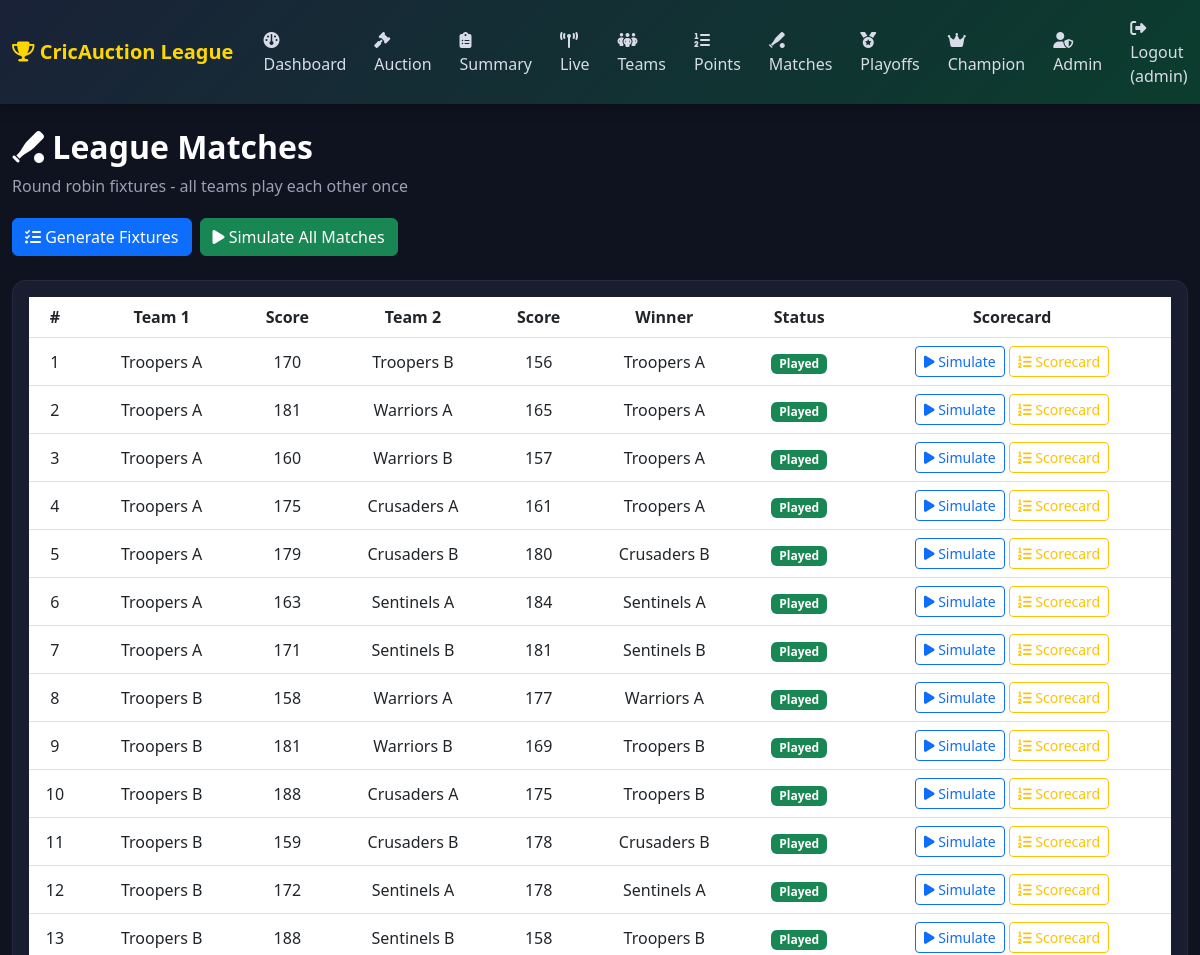
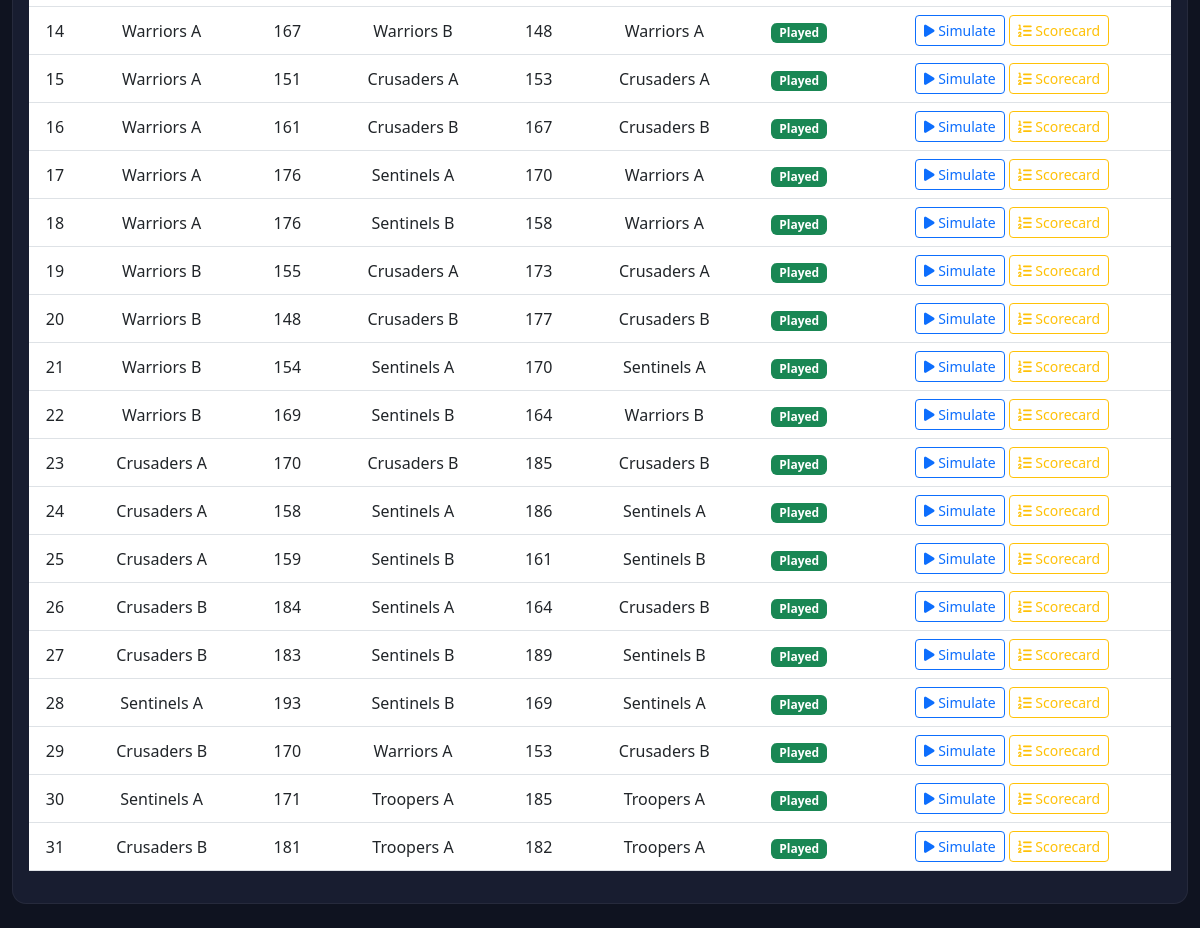
Screenshot of /matches (signed in) with the database file from the repository (2 pictures, top to bottom).
### tables this page shows
CREATE TABLE matches (
            id          INTEGER PRIMARY KEY AUTOINCREMENT,
            team1_id    INTEGER NOT NULL REFERENCES teams(id),
            team2_id    INTEGER NOT NULL REFERENCES teams(id),
            team1_score INTEGER,
            team2_score INTEGER,
            winner_id   INTEGER REFERENCES teams(id),
            stage       TEXT    DEFAULT 'league',
            played      INTEGER DEFAULT 0
        );

CREATE TABLE teams (
            id             INTEGER PRIMARY KEY AUTOINCREMENT,
            name           TEXT UNIQUE NOT NULL,
            budget         REAL    NOT NULL DEFAULT 120,
            matches_played INTEGER DEFAULT 0,
            wins           INTEGER DEFAULT 0,
            losses         INTEGER DEFAULT 0,
            points         INTEGER DEFAULT 0,
            nrr            REAL    DEFAULT 0.0
        );

### backend/routes/team_routes.py (the view)
@team_bp.route("/matches")
@login_required
def matches():
    conn = get_db_connection()
    cur = get_cursor(conn)
    cur.execute("""
        SELECT matches.*,
               t1.name as team1_name, t2.name as team2_name,
               w.name as winner_name
        FROM matches
        LEFT JOIN teams t1 ON matches.team1_id = t1.id
        LEFT JOIN teams t2 ON matches.team2_id = t2.id
        LEFT JOIN teams w ON matches.winner_id = w.id
        ORDER BY matches.id
    """)
    matches = cur.fetchall()
    cur.execute("SELECT * FROM teams ORDER BY name")
    teams = cur.fetchall()
    cur.close()
    conn.close()
    return render_template("matches.html", matches=matches, teams=teams)

### backend/models.py (called while the page is built)
def get_db_connection():
    conn = sqlite3.connect(DB_PATH)
    conn.row_factory = sqlite3.Row
    conn.execute("PRAGMA journal_mode=WAL")
    conn.execute("PRAGMA foreign_keys=ON")
    return conn

def get_cursor(conn):
    return conn.cursor()

### backend/routes/admin_routes.py (called while the page is built)
def login_required(f):
    @wraps(f)
    def wrapper(*args, **kwargs):
        if "user_id" not in session:
            return redirect(url_for("auth.login"))
        return f(*args, **kwargs)
    return wrapper

### frontend/templates/matches.html (shortened to what this page needs)
{% extends "base.html" %}
{% block content %}
<div class="page-header animate-fadein">
    <h2><i class="fa-solid fa-baseball-bat-ball"></i> League Matches</h2>
    <p>Round robin fixtures - all teams play each other once</p>
</div>
{% if session.get('user_id') %}
<div class="d-flex gap-2 mb-4 flex-wrap">
    <button class="btn btn-primary" onclick="generateLeague()"><i class="fa-solid fa-list-check"></i> Generate Fixtures</button>
    <button class="btn btn-success" onclick="simulateLeague()"><i class="fa-solid fa-play"></i> Simulate All Matches</button>
</div>
{% endif %}
<div class="card content-card animate-fadein">
    <div class="card-body table-responsive">
        <table class="table table-hover align-middle text-center">
            <thead>
                <tr>
                    <th>#</th>
                    <th>Team 1</th>
                    <th>Score</th>
                    <th>Team 2</th>
                    <th>Score</th>
                    <th>Winner</th>
                    <th>Status</th>
                    <th>Scorecard</th>
                </tr>
            </thead>
            <tbody>
                {% for m in matches %}
                <tr id="matchRow{{ m['id'] }}">
                    <td>{{ loop.index }}</td>
                    <td>{{ m['team1_name'] }}</td>
                    <td id="score1-{{ m['id'] }}">{{ m['team1_score'] if m['played'] else '-' }}</td>
                    <td>{{ m['team2_name'] }}</td>
                    <td id="score2-{{ m['id'] }}">{{ m['team2_score'] if m['played'] else '-' }}</td>
                    <td id="winner-{{ m['id'] }}">{{ m['winner_name'] or '-' }}</td>
                    <td id="status-{{ m['id'] }}">
                        {% if m['played'] %}
                            <span class="badge bg-success">Played</span>
                        {% else %}
                            <span class="badge bg-secondary">Pending</span>
                        {% endif %}
                    </td>
                    <td>
                        <div class="d-flex gap-1 flex-wrap justify-content-center">
                            <button class="btn btn-sm btn-outline-primary" onclick="simulateSingleMatch({{ m['id'] }})">
                                <i class="fa-solid fa-play"></i> Simulate
                            </button>
                            {% if m['played'] %}
                            <a href="{{ url_for('sim.match_scorecard', match_id=m['id']) }}" class="btn btn-sm btn-outline-warning">
                                <i class="fa-solid fa-list-ol"></i> Scorecard
                            </a>
                            {% endif %}
                        </div>
                    </td>
                </tr>
                {% else %}
                <tr><td colspan="8" class="text-muted">No fixtures generated yet.</td></tr>
                {% endfor %}
            </tbody>
        </table>
    </div>
</div>
{% endblock %}

### frontend/static/css/style.css (style rules this page uses)
* { box-sizing: border-box; }
body { font-family: 'Segoe UI', Tahoma, Geneva, Verdana, sans-serif; background: #0f1320; color: #eef0f5; }
.page-header { margin-bottom: 20px; }
.page-header h2 { font-weight: 700; color: #fff; }
.page-header p { color: #99a1b3; }
.animate-fadein { animation: cardFadeIn 0.5s ease both; }
.content-card { background: #181d30; border: 1px solid rgba(255,255,255,0.06); border-radius: 14px; color: #eef0f5; }
.content-card .table { color: #eef0f5; }
.content-card .table thead { color: #ffd700; }

### rows the page displays
matches: team1_name "Troopers A", played+team1_score "170", team2_name "Troopers B", played+team2_score "156", name "Troopers A", shows "Played"
matches: team1_name "Troopers A", played+team1_score "181", team2_name "Warriors A", played+team2_score "165", name "Troopers A", shows "Played"
matches: team1_name "Troopers A", played+team1_score "160", team2_name "Warriors B", played+team2_score "157", name "Troopers A", shows "Played"
matches: team1_name "Troopers A", played+team1_score "175", team2_name "Crusaders A", played+team2_score "161", name "Troopers A", shows "Played"
matches: team1_name "Troopers A", played+team1_score "179", team2_name "Crusaders B", played+team2_score "180", name "Crusaders B", shows "Played"
matches: team1_name "Troopers A", played+team1_score "163", team2_name "Sentinels A", played+team2_score "184", name "Sentinels A", shows "Played"
matches: team1_name "Troopers A", played+team1_score "171", team2_name "Sentinels B", played+team2_score "181", name "Sentinels B", shows "Played"
matches: team1_name "Troopers B", played+team1_score "158", team2_name "Warriors A", played+team2_score "177", name "Warriors A", shows "Played"
matches: team1_name "Troopers B", played+team1_score "181", team2_name "Warriors B", played+team2_score "169", name "Troopers B", shows "Played"
matches: team1_name "Troopers B", played+team1_score "188", team2_name "Crusaders A", played+team2_score "175", name "Troopers B", shows "Played"
matches: team1_name "Troopers B", played+team1_score "159", team2_name "Crusaders B", played+team2_score "178", name "Crusaders B", shows "Played"
matches: team1_name "Troopers B", played+team1_score "172", team2_name "Sentinels A", played+team2_score "178", name "Sentinels A", shows "Played"
matches: team1_name "Troopers B", played+team1_score "188", team2_name "Sentinels B", played+team2_score "158", name "Troopers B", shows "Played"
matches: team1_name "Warriors A", played+team1_score "167", team2_name "Warriors B", played+team2_score "148", name "Warriors A", shows "Played"
matches: team1_name "Warriors A", played+team1_score "151", team2_name "Crusaders A", played+team2_score "153", name "Crusaders A", shows "Played"
matches: team1_name "Warriors A", played+team1_score "161", team2_name "Crusaders B", played+team2_score "167", name "Crusaders B", shows "Played"
matches: team1_name "Warriors A", played+team1_score "176", team2_name "Sentinels A", played+team2_score "170", name "Warriors A", shows "Played"
matches: team1_name "Warriors A", played+team1_score "176", team2_name "Sentinels B", played+team2_score "158", name "Warriors A", shows "Played"
matches: team1_name "Warriors B", played+team1_score "155", team2_name "Crusaders A", played+team2_score "173", name "Crusaders A", shows "Played"
matches: team1_name "Warriors B", played+team1_score "148", team2_name "Crusaders B", played+team2_score "177", name "Crusaders B", shows "Played"
matches: team1_name "Warriors B", played+team1_score "154", team2_name "Sentinels A", played+team2_score "170", name "Sentinels A", shows "Played"
matches: team1_name "Warriors B", played+team1_score "169", team2_name "Sentinels B", played+team2_score "164", name "Warriors B", shows "Played"
matches: team1_name "Crusaders A", played+team1_score "170", team2_name "Crusaders B", played+team2_score "185", name "Crusaders B", shows "Played"
matches: team1_name "Crusaders A", played+team1_score "158", team2_name "Sentinels A", played+team2_score "186", name "Sentinels A", shows "Played"
matches: team1_name "Crusaders A", played+team1_score "159", team2_name "Sentinels B", played+team2_score "161", name "Sentinels B", shows "Played"
matches: team1_name "Crusaders B", played+team1_score "184", team2_name "Sentinels A", played+team2_score "164", name "Crusaders B", shows "Played"
matches: team1_name "Crusaders B", played+team1_score "183", team2_name "Sentinels B", played+team2_score "189", name "Sentinels B", shows "Played"
matches: team1_name "Sentinels A", played+team1_score "193", team2_name "Sentinels B", played+team2_score "169", name "Sentinels A", shows "Played"
matches: team1_name "Crusaders B", played+team1_score "170", team2_name "Warriors A", played+team2_score "153", name "Crusaders B", shows "Played"
matches: team1_name "Sentinels A", played+team1_score "171", team2_name "Troopers A", played+team2_score "185", name "Troopers A", shows "Played"
matches: team1_name "Crusaders B", played+team1_score "181", team2_name "Troopers A", played+team2_score "182", name "Troopers A", shows "Played"

### other values shown
{{ session.get('username') }} "admin"
